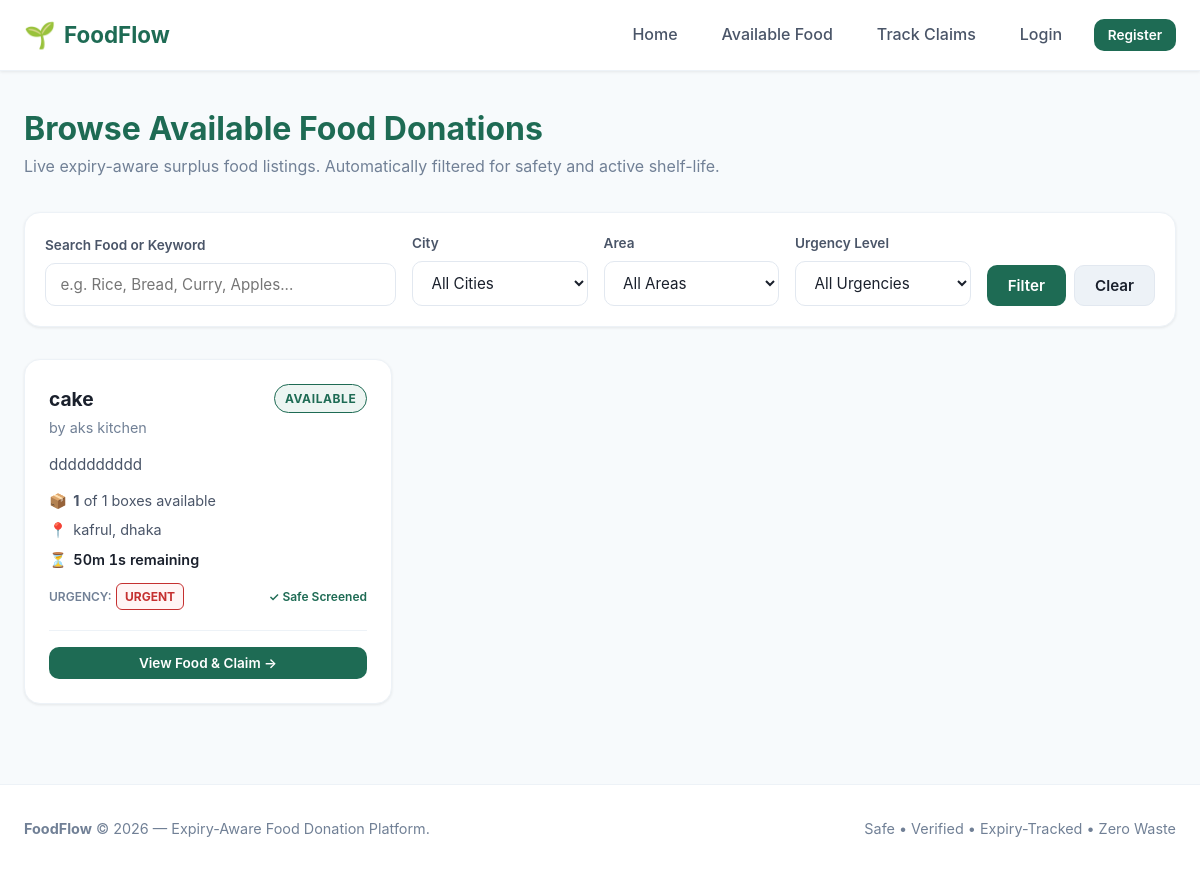
Screenshot of /recipient/food/ with the database file from the repository.
### listings/models.py (models this page shows, shortened)
class FoodListing(models.Model):
    STATUS_AVAILABLE = 'available'
    STATUS_CLAIMED = 'claimed'
    STATUS_COMPLETED = 'completed'
    STATUS_EXPIRED = 'expired'
    STATUS_BLOCKED = 'blocked'
    STATUS_CHOICES = [
        (STATUS_AVAILABLE, 'Available'),
        (STATUS_CLAIMED, 'Claimed'),
        (STATUS_COMPLETED, 'Completed'),
        (STATUS_EXPIRED, 'Expired'),
        (STATUS_BLOCKED, 'Blocked'),
    ]
    donor = models.ForeignKey(
        'accounts.Donor',
        on_delete=models.CASCADE,
        related_name='listings'
    )
    location = models.ForeignKey(
        'locations.Location',
        on_delete=models.PROTECT,
        related_name='listings'
    )
    food_name = models.CharField(max_length=200, help_text="e.g. Cooked Rice & Curry, Fresh Apples, Bread Rolls")
    description = models.TextField(blank=True, null=True, help_text="Preparation details, ingredients, or dietary info")
    quantity = models.DecimalField(
        max_digits=8,
        decimal_places=2,
        validators=[MinValueValidator(Decimal('0.01'))],
        help_text="Total initial quantity"
    )
    unit = models.CharField(
        max_length=50,
        help_text="Units: portions, kg, boxes, packets, meals, litres"
    )
    expires_at = models.DateTimeField(
        db_index=True,
        help_text="Exact expiry deadline"
    )
    status = models.CharField(
        max_length=20,
        choices=STATUS_CHOICES,
        default=STATUS_AVAILABLE,
        db_index=True
    )
    created_at = models.DateTimeField(auto_now_add=True)
    updated_at = models.DateTimeField(auto_now=True)
    class Meta:
        verbose_name = "Food Listing"
        verbose_name_plural = "Food Listings"
        ordering = ['expires_at']
    @classmethod
    def visible_to_recipients(cls):
        return cls.objects.filter(
            status=cls.STATUS_AVAILABLE,
            expires_at__gt=timezone.now(),
            safety_check__is_safe=True
        ).select_related('donor', 'location', 'safety_check', 'expiry_tracker')
    @property
    def is_expired(self):
        return timezone.now() >= self.expires_at
    @property
    def quantity_reserved(self):
        from claims.models import Claim
        quantities = self.claims.filter(
            status__in=[Claim.STATUS_PENDING, Claim.STATUS_COMPLETED]
        ).values_list("claimed_quantity", flat=True)
        return sum(quantities, Decimal("0.00"))
    @property
    def quantity_available(self):
        remaining = self.quantity - self.quantity_reserved
        return max(
            Decimal("0.00"), remaining
        ).quantize(Decimal("0.01"))

class ExpiryTracker(models.Model):
    URGENCY_SAFE = 'safe'
    URGENCY_WARNING = 'warning'
    URGENCY_URGENT = 'urgent'
    URGENCY_EXPIRED = 'expired'
    URGENCY_CHOICES = [
        (URGENCY_SAFE, 'Safe'),
        (URGENCY_WARNING, 'Warning'),
        (URGENCY_URGENT, 'Urgent'),
        (URGENCY_EXPIRED, 'Expired'),
    ]
    listing = models.OneToOneField(
        FoodListing,
        on_delete=models.CASCADE,
        related_name='expiry_tracker'
    )
    expires_at = models.DateTimeField()
    urgency_level = models.CharField(
        max_length=20,
        choices=URGENCY_CHOICES,
        default=URGENCY_SAFE
    )
    alert_sent = models.BooleanField(
        default=False,
        help_text="Prevents duplicate urgent or expiry notifications"
    )
    last_checked_at = models.DateTimeField(auto_now=True)
    class Meta:
        verbose_name = "Expiry Tracker"
        verbose_name_plural = "Expiry Trackers"

### accounts/models.py (models this page shows, shortened)
class Donor(models.Model):
    DONOR_TYPE_CHOICES = [
        ('restaurant', 'Restaurant'),
        ('household', 'Household'),
        ('grocer', 'Grocer / Supermarket'),
        ('event', 'Event / Catering'),
        ('other', 'Other Donor'),
    ]
    user = models.OneToOneField(
        User,
        on_delete=models.CASCADE,
        related_name='donor_profile'
    )
    donor_type = models.CharField(
        max_length=30,
        choices=DONOR_TYPE_CHOICES,
        default='restaurant'
    )
    organization_name = models.CharField(
        max_length=150,
        blank=True,
        null=True,
        help_text="Business or organization name (optional for households)"
    )
    location = models.ForeignKey(
        'locations.Location',
        on_delete=models.PROTECT,
        related_name='donors'
    )
    is_verified = models.BooleanField(
        default=False,
        help_text="Designates if this donor is verified by platform administrators"
    )
    created_at = models.DateTimeField(auto_now_add=True)
    class Meta:
        verbose_name = "Donor Profile"
        verbose_name_plural = "Donor Profiles"

class User(AbstractUser):
    ROLE_DONOR = 'donor'
    ROLE_RECIPIENT = 'recipient'
    ROLE_CHOICES = [
        (ROLE_DONOR, 'Donor'),
        (ROLE_RECIPIENT, 'Recipient'),
    ]
    role = models.CharField(
        max_length=20,
        choices=ROLE_CHOICES,
        default=ROLE_RECIPIENT,
        help_text="Designates whether this user registers as a food Donor or Recipient."
    )
    phone = models.CharField(
        max_length=20,
        blank=True,
        null=True,
        help_text="Contact telephone number"
    )

### locations/models.py (models this page shows, shortened)
class Location(models.Model):
    address = models.CharField(max_length=255, help_text="Street address or building details")
    area = models.CharField(max_length=100, db_index=True, help_text="Neighborhood or area name")
    city = models.CharField(max_length=100, db_index=True, help_text="City name")
    postal_code = models.CharField(max_length=20, blank=True, null=True, help_text="Postal / ZIP code")
    latitude = models.DecimalField(max_digits=9, decimal_places=6, null=True, blank=True)
    longitude = models.DecimalField(max_digits=9, decimal_places=6, null=True, blank=True)
    class Meta:
        verbose_name = "Location"
        verbose_name_plural = "Locations"
        indexes = [
            models.Index(fields=['area'], name='loc_area_idx'),
            models.Index(fields=['city'], name='loc_city_idx'),
        ]
        constraints = [
            models.UniqueConstraint(
                fields=['address', 'area', 'city', 'postal_code'],
                name='unique_location_address'
            )
        ]

### listings/views.py (the view, shortened to what this page needs)
# urls.py: path('recipient/food/', views.recipient_browse_view, name='browse_food'),
def recipient_browse_view(request):
    listings = FoodListing.visible_to_recipients()
    q = request.GET.get('q', '').strip()
    city = request.GET.get('city', '').strip()
    if city:
        listings = listings.filter(location__city__iexact=city)
    area = request.GET.get('area', '').strip()
    if area:
        listings = listings.filter(location__area__iexact=area)
    urgency = request.GET.get('urgency', '').strip()
    if urgency:
        listings = listings.filter(expiry_tracker__urgency_level=urgency)
    available_cities = Location.objects.filter(listings__in=FoodListing.visible_to_recipients()).values_list('city', flat=True).distinct()
    available_areas = Location.objects.filter(listings__in=FoodListing.visible_to_recipients()).values_list('area', flat=True).distinct()
    context = {
        'listings': listings,
        'q': q,
        'selected_city': city,
        'selected_area': area,
        'selected_urgency': urgency,
        'available_cities': available_cities,
        'available_areas': available_areas,
    }
    return render(request, 'listings/browse.html', context)

### notifications/views.py (called while the page is built)
def unread_notification_context(request):
    if request.user.is_authenticated and request.user.is_recipient and hasattr(request.user, 'recipient_profile'):
        count = Notification.objects.filter(recipient=request.user.recipient_profile, is_read=False).count()
        return {'unread_notifications_count': count}
    return {'unread_notifications_count': 0}

### templates/listings/browse.html (shortened to what this page needs)
{% extends 'base.html' %}
{% block content %}
<div style="margin-bottom: 2rem;">
    <h1 style="color: var(--green-700); font-size: 2rem;">Browse Available Food Donations</h1>
    <p style="color: var(--grey-500);">
        Live expiry-aware surplus food listings. Automatically filtered for safety and active shelf-life.
    </p>
</div>
<div class="card" style="margin-bottom: 2rem; padding: 1.25rem;">
    <form method="get" style="display: flex; gap: 1rem; flex-wrap: wrap; align-items: flex-end;">
        <div style="flex: 2; min-width: 200px;">
            <label class="form-label" style="font-size: 0.85rem;">Search Food or Keyword</label>
            <input type="text" name="q" value="{{ q }}" class="form-input" placeholder="e.g. Rice, Bread, Curry, Apples...">
        </div>
        <div style="flex: 1; min-width: 140px;">
            <label class="form-label" style="font-size: 0.85rem;">City</label>
            <select name="city" class="form-select">
                <option value="">All Cities</option>
            </select>
        </div>
        <div style="flex: 1; min-width: 140px;">
            <label class="form-label" style="font-size: 0.85rem;">Area</label>
            <select name="area" class="form-select">
                <option value="">All Areas</option>
            </select>
        </div>
        <div style="flex: 1; min-width: 140px;">
            <label class="form-label" style="font-size: 0.85rem;">Urgency Level</label>
            <select name="urgency" class="form-select">
                <option value="">All Urgencies</option>
            </select>
        </div>
        <div style="display: flex; gap: 0.5rem;">
            <button type="submit" class="btn btn-primary">Filter</button>
            <a href="{% url 'listings:browse_food' %}" class="btn btn-secondary">Clear</a>
        </div>
    </form>
</div>
{% if listings %}
<div class="grid grid-3">
    {% for listing in listings %}
        {% include 'listings/listing_card.html' with listing=listing is_recipient_view=True %}
    {% endfor %}
</div>
{% endif %}
{% endblock %}

### templates/listings/listing_card.html (shortened to what this page needs)
<div class="card {% if listing.status == 'expired' or listing.is_expired %}card-expired{% endif %}">
    <div class="card-header">
        <div>
            <h3 class="card-title">{{ listing.food_name }}</h3>
            <span class="card-subtitle">by {{ listing.donor.organization_name|default:listing.donor.user.username }}</span>
        </div>
        <div>
            <span class="badge badge-{{ listing.status }}">{{ listing.get_status_display }}</span>
        </div>
    </div>
    <div class="card-body">
        <p style="font-size: 0.95rem; color: var(--grey-700); margin-bottom: 0.75rem;">
            {{ listing.description|default:"No special description provided."|truncatechars:100 }}
        </p>
        <div class="food-meta">
            <div class="food-meta-item">
                <span>📦</span>
                <span><strong>{{ listing.quantity_available|floatformat:"-2" }}</strong> of {{ listing.quantity|floatformat:"-2" }} {{ listing.unit }} available</span>
            </div>
            <div class="food-meta-item">
                <span>📍</span>
                <span>{{ listing.location.area }}, {{ listing.location.city }}</span>
            </div>
            <div class="food-meta-item">
                <span>⏳</span>
                <span class="countdown" data-expires="{{ listing.expires_at|date:'c' }}">
                </span>
            </div>
        </div>
        <div style="margin-top: 0.75rem; display: flex; align-items: center; justify-content: space-between;">
            <div>
                <span style="font-size: 0.75rem; color: var(--grey-500); font-weight: 600;">URGENCY:</span>
                <span class="urgency-badge urgency-{{ listing.expiry_tracker.urgency_level|default:'safe' }}">
                    {{ listing.expiry_tracker.get_urgency_level_display|default:'SAFE'|upper }}
                </span>
            </div>
            {% if listing.safety_check %}
                {% if listing.safety_check.is_safe %}
                    <span style="font-size: 0.75rem; color: var(--green-700); font-weight: 600;">✓ Safe Screened</span>
                {% else %}
                    <span style="font-size: 0.75rem; color: var(--red-600); font-weight: 700;">⚠ Blocked</span>
                {% endif %}
            {% endif %}
        </div>
    </div>
    <div class="card-footer">
        {% if is_donor_view %}
            <a href="{% url 'listings:donor_listing_detail' pk=listing.pk %}" class="btn btn-secondary btn-sm" style="width: 100%;">
                Manage & View Claims &rarr;
            </a>
        {% else %}
            <a href="{% url 'listings:food_detail' pk=listing.pk %}" class="btn btn-primary btn-sm btn-claim" style="width: 100%;">
                View Food & Claim &rarr;
            </a>
        {% endif %}
    </div>
</div>

### static/css/styles.css (style rules this page uses)
:root { --green-700: #1E6B54; --green-600: #258568; --green-50: #EDF5F2; --amber-600: #B7791F; --amber-50: #FEFCF5; --red-600: #C53030; --red-50: #FFF5F5; --grey-500: #718096; --grey-100: #F7FAFC; --grey-200: #EDF2F7; --grey-300: #E2E8F0; --grey-700: #4A5568; --ink: #1A202C; --white: #FFFFFF; --container-max: 1200px; --radius-sm: 6px; --radius-md: 10px; --radius-lg: 16px; --shadow-sm: 0 1px 3px rgba(0,0,0,0.08); --shadow-md: 0 4px 6px -1px rgba(0,0,0,0.08), 0 2px 4px -1px rgba(0,0,0,0.04); --shadow-lg: 0 10px 15px -3px rgba(0,0,0,0.08), 0 4px 6px -2px rgba(0,0,0,0.04); --font-main: -apple-system, BlinkMacSystemFont, "Segoe UI", Roboto, Oxygen, Ubuntu, Cantarell, "Open Sans", "Helvetica Neue", sans-serif; }
*, *::before, *::after { box-sizing: border-box; margin: 0; padding: 0; }
body { font-family: var(--font-main); color: var(--ink); background-color: var(--grey-100); line-height: 1.6; min-height: 100vh; display: flex; flex-direction: column; }
a { color: var(--green-700); text-decoration: none; transition: color 0.2s ease; }
.btn { display: inline-flex; align-items: center; justify-content: center; gap: 0.5rem; padding: 0.65rem 1.25rem; font-size: 0.95rem; font-weight: 600; border-radius: var(--radius-md); border: 1px solid transparent; cursor: pointer; text-decoration: none; transition: all 0.2s ease; font-family: inherit; line-height: 1.2; }
.btn-primary { background-color: var(--green-700); color: var(--white); }
.btn-secondary { background-color: var(--grey-200); color: var(--ink); border-color: var(--grey-300); }
.btn-sm { padding: 0.4rem 0.8rem; font-size: 0.85rem; }
.grid { display: grid; gap: 1.5rem; }
.grid-3 { grid-template-columns: repeat(3, 1fr); }
.card { background: var(--white); border-radius: var(--radius-lg); border: 1px solid var(--grey-200); box-shadow: var(--shadow-sm); padding: 1.5rem; display: flex; flex-direction: column; transition: transform 0.2s, box-shadow 0.2s; }
.card-header { display: flex; justify-content: space-between; align-items: flex-start; margin-bottom: 0.75rem; gap: 0.5rem; }
.card-title { font-size: 1.2rem; font-weight: 700; color: var(--ink); }
.card-subtitle { font-size: 0.9rem; color: var(--grey-500); margin-bottom: 0.75rem; }
.card-body { flex: 1 1 auto; }
.card-footer { margin-top: 1.25rem; padding-top: 1rem; border-top: 1px solid var(--grey-200); display: flex; justify-content: space-between; align-items: center; }
.food-meta { display: flex; flex-direction: column; gap: 0.4rem; font-size: 0.9rem; color: var(--grey-700); margin: 0.75rem 0; }
.food-meta-item { display: flex; align-items: center; gap: 0.4rem; }
.badge { display: inline-flex; align-items: center; padding: 0.25rem 0.6rem; border-radius: 9999px; font-size: 0.75rem; font-weight: 700; text-transform: uppercase; letter-spacing: 0.05em; }
.badge-available { background-color: var(--green-50); color: var(--green-700); border: 1px solid var(--green-700); }
.urgency-badge { display: inline-block; padding: 0.2rem 0.5rem; border-radius: var(--radius-sm); font-size: 0.75rem; font-weight: 700; text-transform: uppercase; }
.urgency-urgent { background-color: var(--red-50); color: var(--red-600); border: 1px solid var(--red-600); animation: pulse 2s infinite; }
.countdown { font-weight: 600; font-variant-numeric: tabular-nums; color: var(--ink); }
.form-label { display: block; font-weight: 600; font-size: 0.9rem; color: var(--grey-700); margin-bottom: 0.4rem; }
.form-input, .form-select, .form-textarea { width: 100%; padding: 0.7rem 0.9rem; font-size: 0.95rem; font-family: inherit; border: 1px solid var(--grey-300); border-radius: var(--radius-md); background-color: var(--white); color: var(--ink); transition: border-color 0.2s, box-shadow 0.2s; }

### rows the page displays
FoodListing: food_name "cake", donor.organization_name "aks kitchen", status "AVAILABLE", description "dddddddddd", quantity_available "1", quantity "1", unit "boxes", location.area "kafrul", location.city "dhaka", expiry_tracker.urgency_level "URGENT", shows "✓ Safe Screened"
